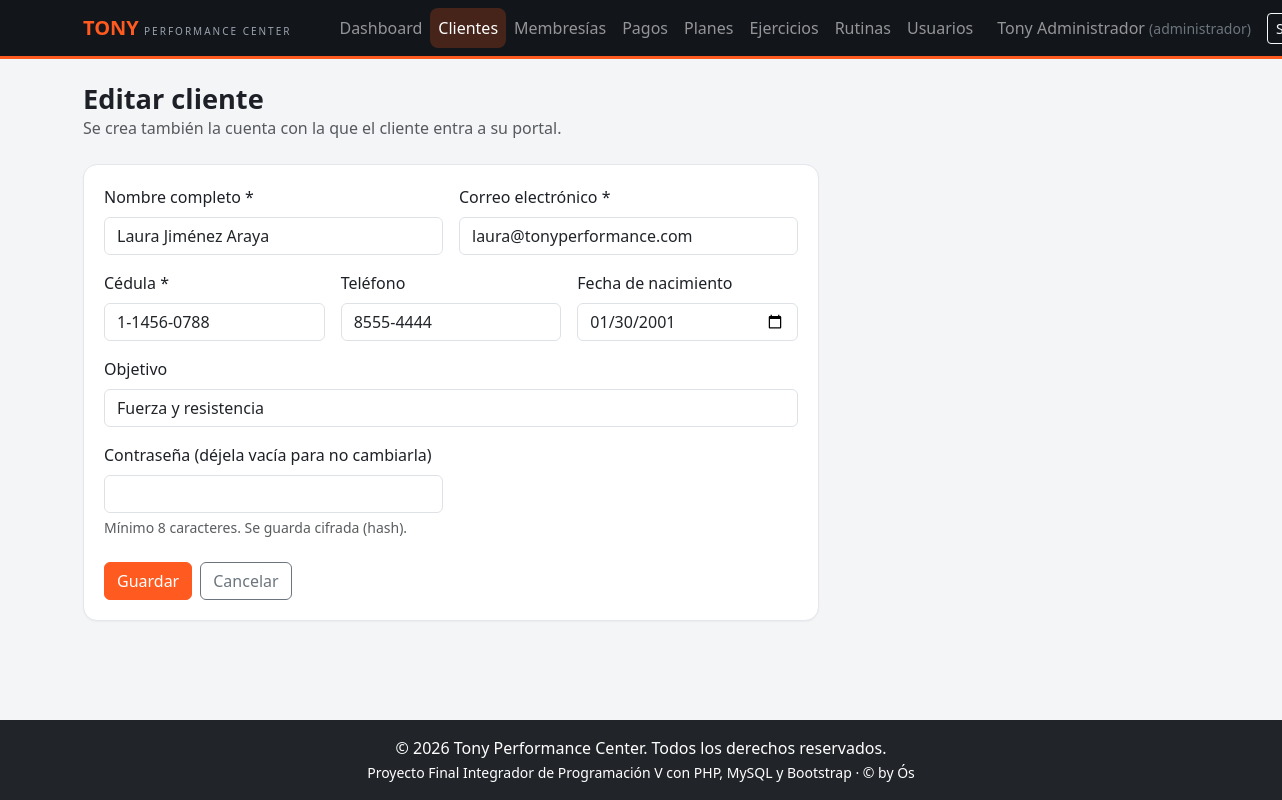
/admin/clientes/formulario.php?id=4 (signed in), run on an earlier commit of the app's database.
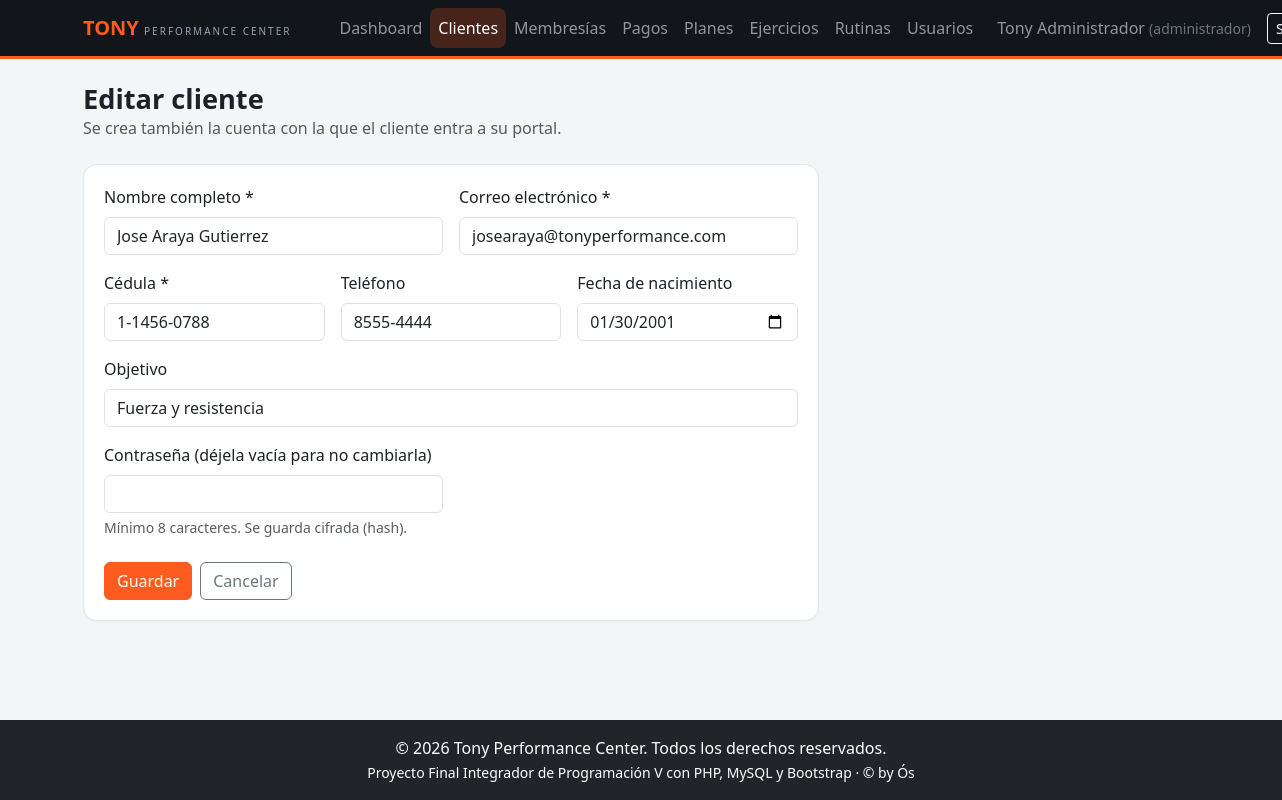
And on a later commit of the database.
### tables this page shows
CREATE TABLE clientes (
    id               INT AUTO_INCREMENT PRIMARY KEY,
    usuario_id       INT NOT NULL UNIQUE,
    cedula           VARCHAR(20) NOT NULL UNIQUE,
    telefono         VARCHAR(20),
    fecha_nacimiento DATE,
    objetivo         VARCHAR(150),
    creado_en        TIMESTAMP NOT NULL DEFAULT CURRENT_TIMESTAMP,
    FOREIGN KEY (usuario_id) REFERENCES usuarios(id) ON DELETE CASCADE
);

CREATE TABLE usuarios (
    id            INT AUTO_INCREMENT PRIMARY KEY,
    nombre        VARCHAR(100) NOT NULL,
    email         VARCHAR(120) NOT NULL UNIQUE,
    password_hash VARCHAR(255) NOT NULL,           
    rol           VARCHAR(20)  NOT NULL,           
    creado_en     TIMESTAMP    NOT NULL DEFAULT CURRENT_TIMESTAMP
);

### admin/clientes/formulario.php (the view, shortened to what this page needs)
<?php
$ruta = "../../";
require $ruta . "conexion.php";
$id = isset($_GET["id"]) ? (int) $_GET["id"] : 0;
$datos = ["nombre" => "", "email" => "", "cedula" => "", "telefono" => "", "fecha_nacimiento" => "", "objetivo" => ""];
if ($id > 0) {
    $stmt = $pdo->prepare("SELECT c.id, c.usuario_id, u.nombre, u.email, c.cedula, c.telefono, c.fecha_nacimiento, c.objetivo
                           FROM clientes c JOIN usuarios u ON u.id = c.usuario_id WHERE c.id = ?");
    $stmt->execute([$id]);
    $cliente = $stmt->fetch();
    $datos = $cliente;
}
$tituloPagina = $id > 0 ? "Editar cliente" : "Nuevo cliente";
include $ruta . "includes/header.php";
?>
<div class="mb-4">
    <h1 class="titulo-pagina"><?php echo $tituloPagina; ?></h1>
    <p class="text-muted mb-0">Se crea también la cuenta con la que el cliente entra a su portal.</p>
</div>
<div class="row">
    <div class="col-lg-8">
        <div class="tarjeta">
            <div class="tarjeta-cuerpo">
                <form method="POST" action="formulario.php<?php echo $id > 0 ? '?id=' . $id : ''; ?>">
                    <div class="row g-3">
                        <div class="col-md-6">
                            <label for="nombre" class="form-label">Nombre completo *</label>
                            <input type="text" class="form-control" id="nombre" name="nombre" maxlength="100"
                                value="<?php echo htmlspecialchars($datos["nombre"]); ?>" required>
                        </div>
                        <div class="col-md-6">
                            <label for="email" class="form-label">Correo electrónico *</label>
                            <input type="email" class="form-control" id="email" name="email" maxlength="120"
                                value="<?php echo htmlspecialchars($datos["email"]); ?>" required>
                        </div>
                        <div class="col-md-4">
                            <label for="cedula" class="form-label">Cédula *</label>
                            <input type="text" class="form-control" id="cedula" name="cedula" maxlength="20"
                                value="<?php echo htmlspecialchars($datos["cedula"]); ?>" required>
                        </div>
                        <div class="col-md-4">
                            <label for="telefono" class="form-label">Teléfono</label>
                            <input type="text" class="form-control" id="telefono" name="telefono" maxlength="20"
                                value="<?php echo htmlspecialchars($datos["telefono"]); ?>">
                        </div>
                        <div class="col-md-4">
                            <label for="fecha_nacimiento" class="form-label">Fecha de nacimiento</label>
                            <input type="date" class="form-control" id="fecha_nacimiento" name="fecha_nacimiento"
                                value="<?php echo htmlspecialchars($datos["fecha_nacimiento"]); ?>">
                        </div>
                        <div class="col-12">
                            <label for="objetivo" class="form-label">Objetivo</label>
                            <input type="text" class="form-control" id="objetivo" name="objetivo" maxlength="150"
                                placeholder="Ej.: ganar masa muscular"
                                value="<?php echo htmlspecialchars($datos["objetivo"]); ?>">
                        </div>
                        <div class="col-md-6">
                            <label for="password" class="form-label">
                                Contraseña <?php echo $id > 0 ? "(déjela vacía para no cambiarla)" : "*"; ?>
                            </label>
                            <input type="password" class="form-control" id="password" name="password" autocomplete="new-password">
                            <div class="form-text">Mínimo 8 caracteres. Se guarda cifrada (hash).</div>
                        </div>
                    </div>
                    <div class="mt-4 d-flex gap-2">
                        <button type="submit" class="btn btn-primary">Guardar</button>
                        <a href="index.php" class="btn btn-outline-secondary">Cancelar</a>
                    </div>
                </form>
            </div>
        </div>
    </div>
</div>
<?php include $ruta . "includes/footer.php"; ?>

What changed in the data, as far as the page shows it:
changed through a linked row, clientes "Fuerza y resistencia": nombre "Laura Jiménez Araya" → "Jose Araya Gutierrez"; email "laura@tonyperformance.com" → "josearaya@tonyperformance.com"
